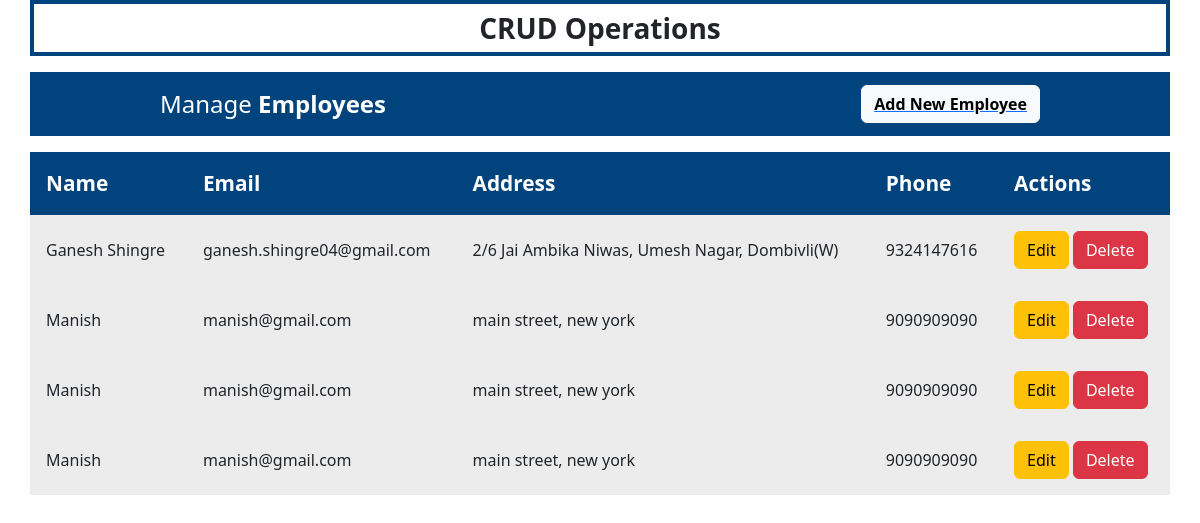
Before: / with the older database file.
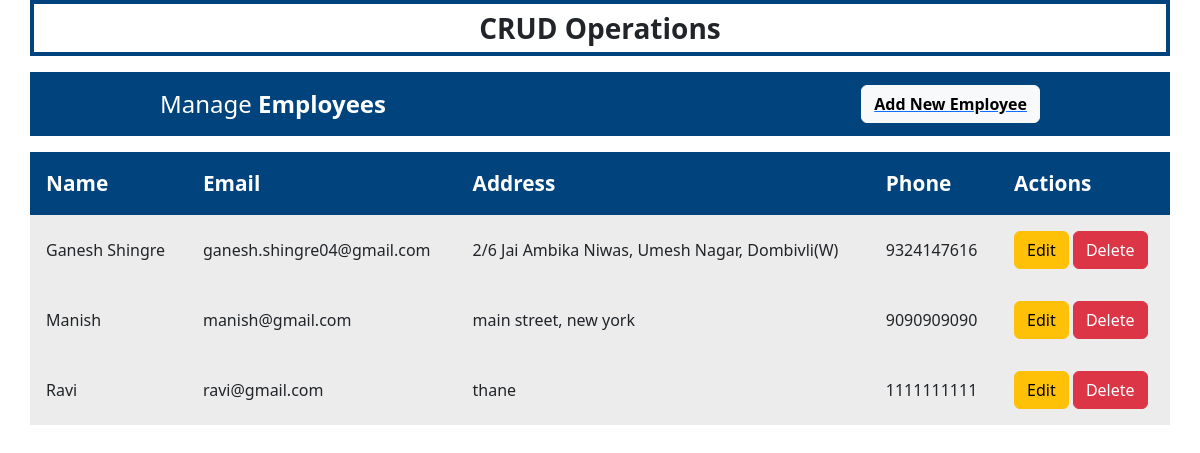
After: the same page with the newer database file.
### employees/models.py (models this page shows, shortened)
class employees(models.Model):
    name=models.CharField(max_length=200)
    email=models.EmailField(max_length=200)
    address=models.TextField()
    phone=models.BigIntegerField()

### CRUD/views.py (the view)
# urls.py: 2. Add a URL to urlpatterns:  path('', views.home, name='home')
def home(request):
    emp=employees.objects.all()
    context={
        'emp':emp
    }
    return render(request,'index.html',context)

### templates/index.html
{% extends 'base.html' %}
{% block content %}
<div class="container title">
    CRUD Operations
</div>
<div class="container table-title">
    <div class="table-name">
        Manage <b>Employees</b>
    </div>
    <div class="options">
        <button class="btn btn-light">
            <a href="/create"><b style="text-decoration: none; color: black;">Add New Employee</b></a>
        </button>
    </div>
</div>
<table class="container">
    <tr>
        <th>Name</th>
        <th>Email</th>
        <th>Address</th>
        <th>Phone</th>
        <th>Actions</th>
    </tr>
    {% for i in emp %}
    <tr>
        <td>{{i.name}}</td>
        <td>{{i.email}}</td>
        <td>{{i.address}}</td>
        <td>{{i.phone}}</td>
        <td>
            <button class="btn btn-warning sm">
                <a href="/edit/{{i.name}}">Edit</a>
            </button>
            <button class="btn btn-danger sm">
                Delete
            </button>
        </td>
    </tr>
    {% endfor %}
</table>
{% endblock %}

### templates/base.html (shortened to what this page needs)
<!DOCTYPE html>
<html lang="en">
{% load static %}
<head>
    <link href= '{% static "/style.css" %}' rel="stylesheet">
    <link href="https://cdn.jsdelivr.net/npm/bootstrap@5.3.0/dist/css/bootstrap.min.css" rel="stylesheet">
</head>
<body>
    {% block content %}
    {% endblock %}
</body>
</html>

### CRUD/static/style.css (style rules this page uses)
* { padding: 0; margin: 0; }
.title { display: flex; font-size: 1.75rem; font-weight: 700; justify-content: center; align-items: center; width: 100%; height: 3.5rem; border: 0.3rem solid rgb(0, 67, 125); }
.table-title { display: flex; align-items: center; width: 100%; height: 2.5rem; background-color: rgb(0, 67, 125); padding: 2rem; margin: 1rem; }
.table-name { display: inline; position:absolute; left: 10rem; font-size: 1.5rem; color: white; }
.options { display: inline; position: absolute; right: 10rem; }
th { font-size: 1.3rem; padding: 1rem; background-color: rgb(0, 67, 125); color: white; }
td { padding: 1rem; background-color: rgb(236, 236, 236); }
div form button a, table tr td button a { text-decoration: none; color: black; }

Changed rows visible on the page:
removed employees: name "Manish", email "manish@gmail.com", address "main street, new york", phone "9090909090"
removed employees: name "Manish", email "manish@gmail.com", address "main street, new york", phone "9090909090"
added employees: name "Ravi", email "ravi@gmail.com", address "thane", phone "1111111111"
